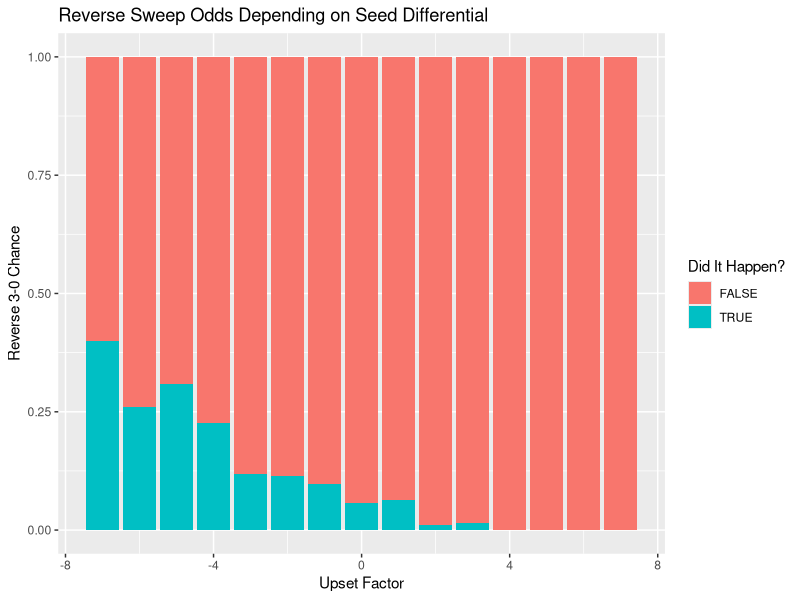

Recreate this plot in R.
## ---- chunk 1
#| warning: false

library(tidyverse)
library(purrr)
## ---- chunk 2
# Precursor for the upset_factor() function
expected_placement <- function(x) {
  if (x >= 1 & x <= 4) {
    order <- x
  }
  else if (x == 5 | x == 6) {
    order <- 5
  }
  else if (x ==7 | x == 8) {
    order <- 6
  }
  else if (x >= 9 & x <= 12) {
    order <- 7
  }
  else if (x >= 13 & x <= 16) {
    order <- 8
  }
}

# This scales the difference in seeds according to the difference in their expected placements in a double elimination bracket. Seed 1 vs Seed 4 is a similar difference to Seed 5 vs Seed 15. 
upset_factor <- function(x, y) {
  upset <- expected_placement(x) - expected_placement(y)
}

# Randomizes seeds of two opponents, determines the odds of the second team winning games after going down 0-2, finds the seed differential from the previous functions.
reverse_sweep_chance <- function() {
  first_two_winner <- sample(1:16, 1)
  reverse_sweep_candidate <- sample(1:16, 1)
  win_odds <- (first_two_winner / (first_two_winner + reverse_sweep_candidate) * 0.75)
  did_they_win <- (runif(1) < win_odds * win_odds * win_odds)
  seed_comparison <- upset_factor(reverse_sweep_candidate, first_two_winner)
  return(data.frame(reverse_sweep = did_they_win, upset_factor = seed_comparison))
}

# Repeats the test
data <- map(1:1000, ~ reverse_sweep_chance()) |>
  list_rbind() 

# Finds the overall total of reverse sweeps that happened
data |>
  summarize(chance = mean(reverse_sweep))

# Plots the data
data |>
  ggplot(aes(x = upset_factor, fill = reverse_sweep)) +
  geom_bar(position = 'fill') +
  labs(
    x = 'Upset Factor',
    y = 'Reverse 3-0 Chance',
    fill = 'Did It Happen?',
    title = 'Reverse Sweep Odds Depending on Seed Differential'
  )

